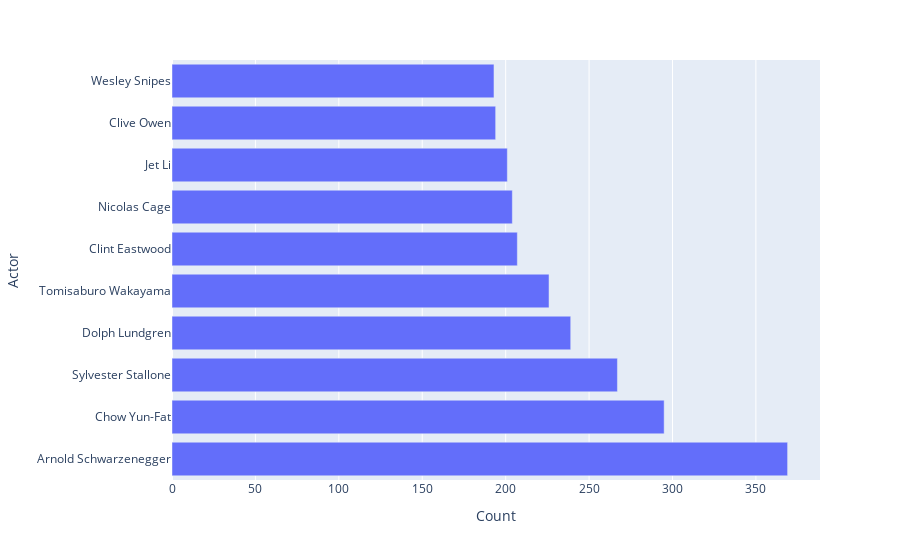

Notebook code cell kept with this figure:
### Code cell
fig = px.bar(data, x="Count", y="Actor" )
fig.show()

### Figure 1 — Plotly figure (JSON) as saved in the notebook; plotly's stock layout.template omitted (floating-point values rounded to 4 significant figures)
{"data": [{"alignmentgroup": "True", "hovertemplate": "Count=%{x}<br>Actor=%{y}<extra></extra>", "legendgroup": "", "marker": {"color": "#636efa", "pattern": {"shape": ""}}, "name": "", "offsetgroup": "", "orientation": "h", "showlegend": false, "textposition": "auto", "type": "bar", "x": [369, 295, 267, 239, 226, 207, 204, 201, 194, 193], "xaxis": "x", "y": ["Arnold Schwarzenegger", "Chow Yun-Fat", "Sylvester Stallone", "Dolph Lundgren", "Tomisaburo Wakayama", "Clint Eastwood", "Nicolas Cage", "Jet Li", "Clive Owen", "Wesley Snipes"], "yaxis": "y"}], "layout": {"barmode": "relative", "legend": {"tracegroupgap": 0}, "margin": {"t": 60}, "xaxis": {"anchor": "y", "domain": [0, 1], "title": {"text": "Count"}}, "yaxis": {"anchor": "x", "domain": [0, 1], "title": {"text": "Actor"}}}}
